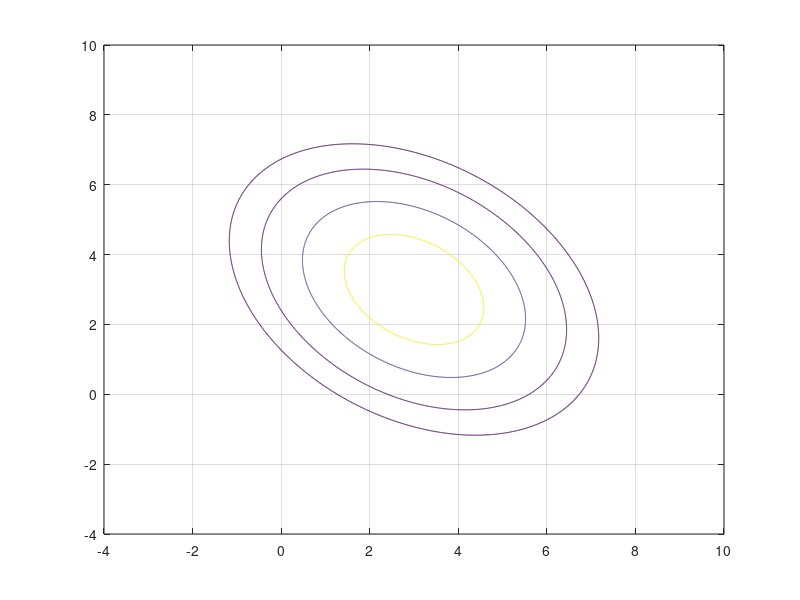
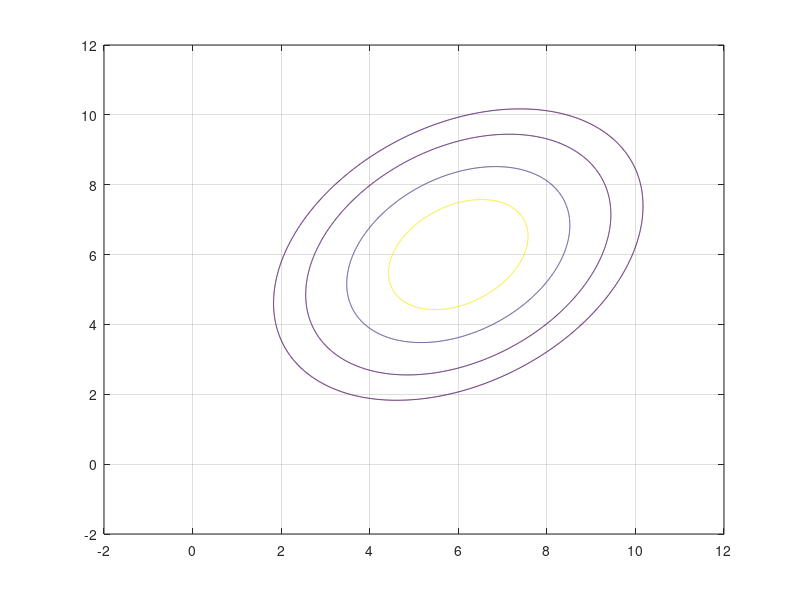

Here is the MATLAB script that generated these plots, in order: (Note: this script raises an error after producing the figures.)
clear all; 
close all;

S1 = [1.2 -0.4; -0.4 1.2];
S2 = [1.2 0.4; 0.4 1.2];

mu1=[3 3];
mu2=[6 6];

DT=0.01;
x1=[-4:DT:10]; %Horizontal axis
x2=[-4:DT:10];
[X1,X2]=meshgrid(x1,x2);


figure(1)
Y1=mvnpdf([X1(:) X2(:)],mu1,S1);
Y1R=reshape(Y1,length(x2),length(x1));
contour(x1,x2,Y1R,[.0001 .001 .01 .05:.1:.95 .99 .999 .9999])
grid on



DT=0.01;
x1=[-2:DT:12]; %Horizontal axis
x2=[-2:DT:12];
[X1,X2]=meshgrid(x1,x2);

figure(2)
Y2=mvnpdf([X1(:) X2(:)],mu2,S2);
Y2R=reshape(Y2,length(x2),length(x1));
contour(x1,x2,Y2R,[.0001 .001 .01 .05:.1:.95 .99 .999 .9999])
grid on

%---- C ---- C ---- C ---- C ----

syms x y 

figure(3)
%P(w1)=P(w2)=0.5
y=22.32/x;
ezplot(y,[-4 12 -4 12]);
hndl=get(gca,'Children');
set(hndl,'LineWidth',2,'Color',[0 0 0]);
hold on;
Y1=mvnpdf([X1(:) X2(:)],mu1,S1);
Y1R=reshape(Y1,length(x2),length(x1));
contour(x1,x2,Y1R,[.0001 .001 .01 .05:.1:.95 .99 .999 .9999], 'LineColor','r')


Y2=mvnpdf([X1(:) X2(:)],mu2,S2);
Y2R=reshape(Y2,length(x2),length(x1));
contour(x1,x2,Y2R,[.0001 .001 .01 .05:.1:.95 .99 .999 .9999], 'LineColor','b');
grid on

figure(4)
syms x y
Pw1=0.5;
Pw2=1-Pw1;
eqn = log(Pw1)+(-1.96-(1/2)*(0.93*x^2-7.44*x+0.93*y^2-7.44*y+0.62*x*y+22.32)) == log(Pw2)+(-1.96-(1/2)*(0.93*x^2-7.44*x+0.93*y^2-7.44*y-0.62*x*y+44.64));  
solvey=solve(eqn,y)
solvex=solve(eqn,x)
plt1=ezplot(solvey(1),[-4 12 -4 12]);
%hndl=get(gca,'Children');
set(plt1,'LineWidth',2,'Color',[0 0 0]);
hold on;

Pw1=0.25;
Pw2=1-Pw1;
eqn = log(Pw1)+(-1.96-(1/2)*(0.93*x^2-7.44*x+0.93*y^2-7.44*y+0.62*x*y+22.32)) == log(Pw2)+(-1.96-(1/2)*(0.93*x^2-7.44*x+0.93*y^2-7.44*y-0.62*x*y+44.64));  
solvey=solve(eqn,y)
solvex=solve(eqn,x)
plt2=ezplot(solvey(1),[-4 12 -4 12]);
%hnd2=get(gca,'Children');
set(plt2,'LineWidth',2,'Color',[0 1 0.2]);

Pw1=0.75;
Pw2=1-Pw1;
eqn = log(Pw1)+(-1.96-(1/2)*(0.93*x^2-7.44*x+0.93*y^2-7.44*y+0.62*x*y+22.32)) == log(Pw2)+(-1.96-(1/2)*(0.93*x^2-7.44*x+0.93*y^2-7.44*y-0.62*x*y+44.64));  
solvey=solve(eqn,y)
solvex=solve(eqn,x)
plt3=ezplot(solvey(1),[-4 12 -4 12]);
%hnd3=get(gca,'Children');
set(plt3,'LineWidth',2,'Color',[0.5 0 0.7]);

Pw1=0.9;
Pw2=1-Pw1;
eqn = log(Pw1)+(-1.96-(1/2)*(0.93*x^2-7.44*x+0.93*y^2-7.44*y+0.62*x*y+22.32)) == log(Pw2)+(-1.96-(1/2)*(0.93*x^2-7.44*x+0.93*y^2-7.44*y-0.62*x*y+44.64));  
solvey=solve(eqn,y)
solvex=solve(eqn,x)
plt4=ezplot(solvey(1),[-4 12 -4 12]);
%hnd4=get(gca,'Children');
set(plt4,'LineWidth',2,'Color',[1 0 0.3]);

Pw1=0.1;
Pw2=1-Pw1;
eqn = log(Pw1)+(-1.96-(1/2)*(0.93*x^2-7.44*x+0.93*y^2-7.44*y+0.62*x*y+22.32)) == log(Pw2)+(-1.96-(1/2)*(0.93*x^2-7.44*x+0.93*y^2-7.44*y-0.62*x*y+44.64));  
solvey=solve(eqn,y)
solvex=solve(eqn,x)
plt5=ezplot(solvey(1),[-4 12 -4 12]);
%hnd5=get(gca,'Children');
set(plt5,'LineWidth',2,'Color',[0 0.3 1]);
legend('Pw1=0.5','Pw1=0.25','Pw1=0.75','Pw1=0.9','Pw1=0.1')
Y1=mvnpdf([X1(:) X2(:)],mu1,S1);
Y1R=reshape(Y1,length(x2),length(x1));
contour(x1,x2,Y1R,[.0001 .001 .01 .05:.1:.95 .99 .999 .9999], 'LineColor','r')


Y2=mvnpdf([X1(:) X2(:)],mu2,S2);
Y2R=reshape(Y2,length(x2),length(x1));
contour(x1,x2,Y2R,[.0001 .001 .01 .05:.1:.95 .99 .999 .9999], 'LineColor','b');
grid on
hold off; 